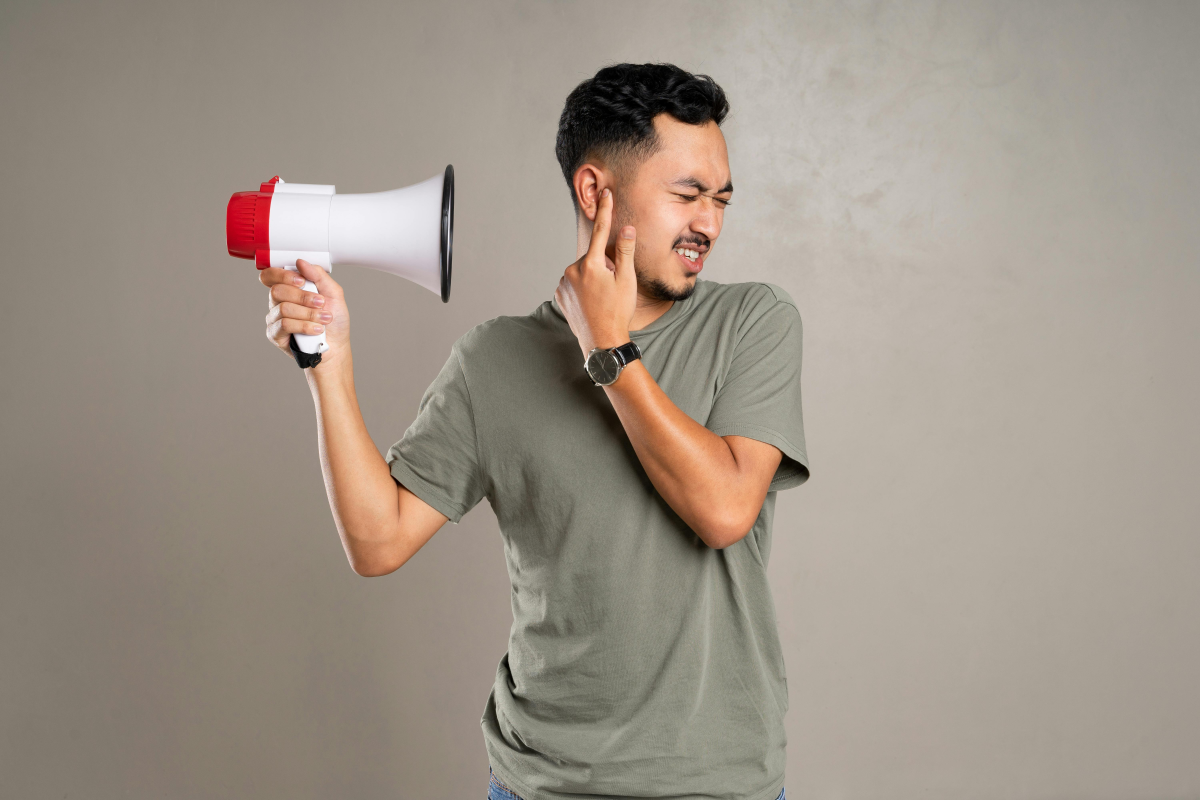
#> input picture images/test_noise_image.jpg, 6000 x 4000 px (shown at 1/5 size)
$ jupyter execute Week6_lab6_2.ipynb
#> lines starting #> are read from the running program, lines starting #| are printed output that depends on the picture
[cell 1]
# Challenge 1
import cv2
import numpy as np
import matplotlib.pyplot as plt

image = cv2.imread('images/test_noise_image.jpg')
#> image is the input picture: shape (4000, 6000, 3); mean B, G, R 135.7, 147.4, 158.4

kernel_3x3 = np.ones((3, 3), np.float32) / 9
blurred_3x3 = cv2.filter2D(image, -1, kernel_3x3)

kernel_5x5 = np.ones((5, 5), np.float32) / 25
blurred_5x5 = cv2.filter2D(image, -1, kernel_5x5)

kernel_9x9 = np.ones((9, 9), np.float32) / 81
blurred_9x9 = cv2.filter2D(image, -1, kernel_9x9)

plt.figure(figsize=(15,7))
plt.subplot(141);plt.imshow(image[...,::-1]);plt.title("Original")
plt.subplot(142);plt.imshow(blurred_3x3[...,::-1]);plt.title("blurred with 3x3 filter")
plt.subplot(143);plt.imshow(blurred_5x5[...,::-1]);plt.title("blurred with 5x5 filter")
plt.subplot(144);plt.imshow(blurred_9x9[...,::-1]);plt.title("blurred with 9x9 filter")

plt.show();
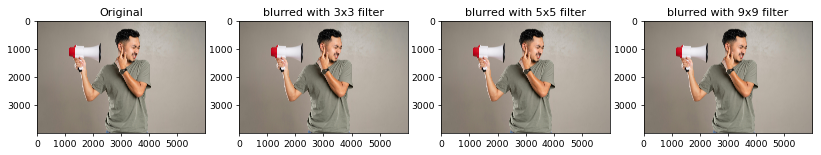
#> figure drawn by matplotlib, 4 panels

[cell 2]
#Challenge 2
import cv2
import numpy as np
import matplotlib.pyplot as plt

image = cv2.imread('images/test_noise_image.jpg')

gaussian_1 = cv2.GaussianBlur(image, (5, 5), 1)
gaussian_5 = cv2.GaussianBlur(image, (5, 5), 5)
gaussian_15 = cv2.GaussianBlur(image, (5, 5), 15)

plt.figure(figsize=(17, 12))
plt.subplot(241);plt.imshow(image[...,::-1]);plt.title("Original")
plt.subplot(242);plt.imshow(gaussian_1[...,::-1]);plt.title("Gaussian filter, sigma=1")
plt.subplot(243);plt.imshow(gaussian_5[...,::-1]);plt.title("Gaussian filter, sigma=5")
plt.subplot(244);plt.imshow(gaussian_15[...,::-1]);plt.title("Gaussian filter, sigma=15")

plt.show();
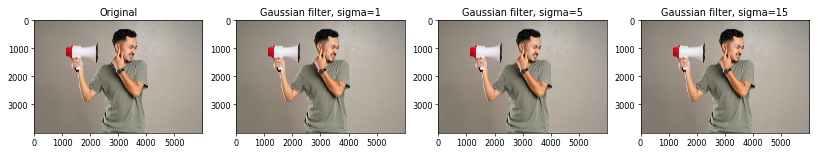
#> figure drawn by matplotlib, 4 panels

[cell 3]
#Challenge 3
import cv2
import numpy as np
import matplotlib.pyplot as plt

image = cv2.imread('images/test_noise_image.jpg', cv2.IMREAD_GRAYSCALE)
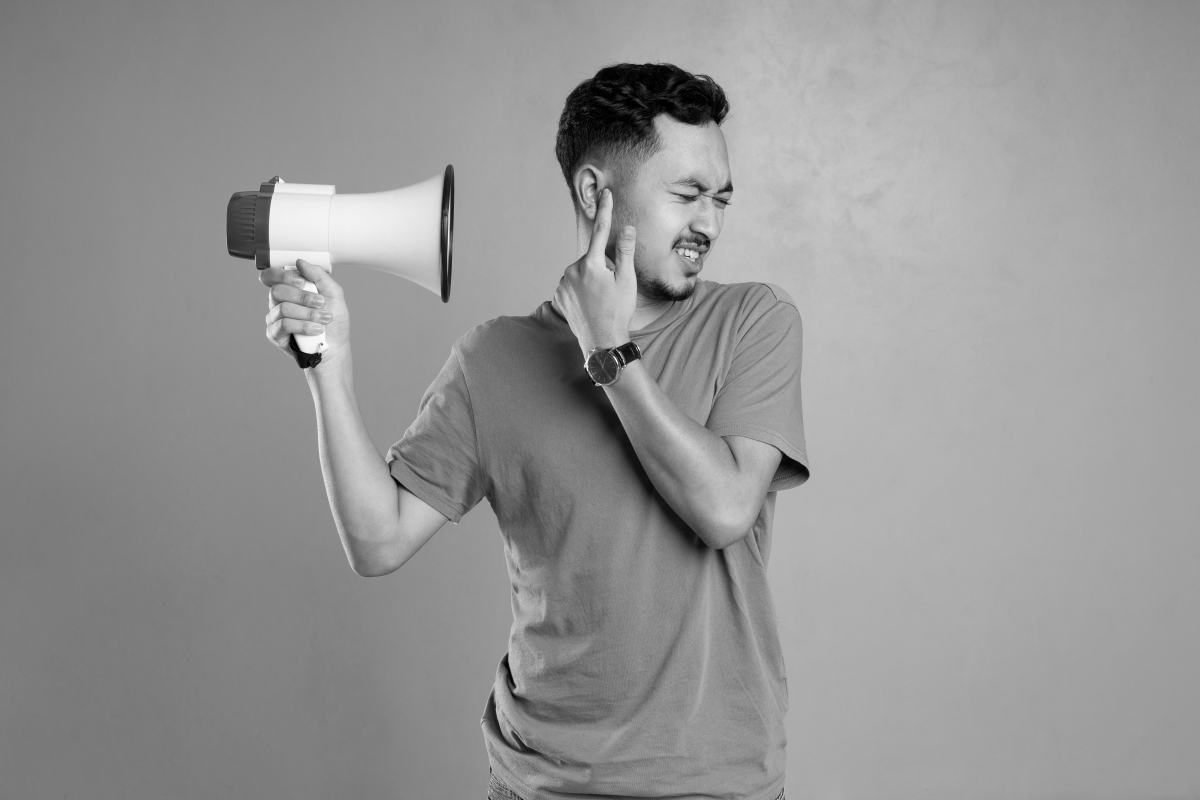
#> image: shape (4000, 6000) (shown at 1/5 size); min 0, max 255, mean 149.4

kernel = np.array([[-1, -1, -1],
                   [-1, 8, -1],
                   [-1, -1, -1]])

edges = cv2.filter2D(image, -1, kernel)
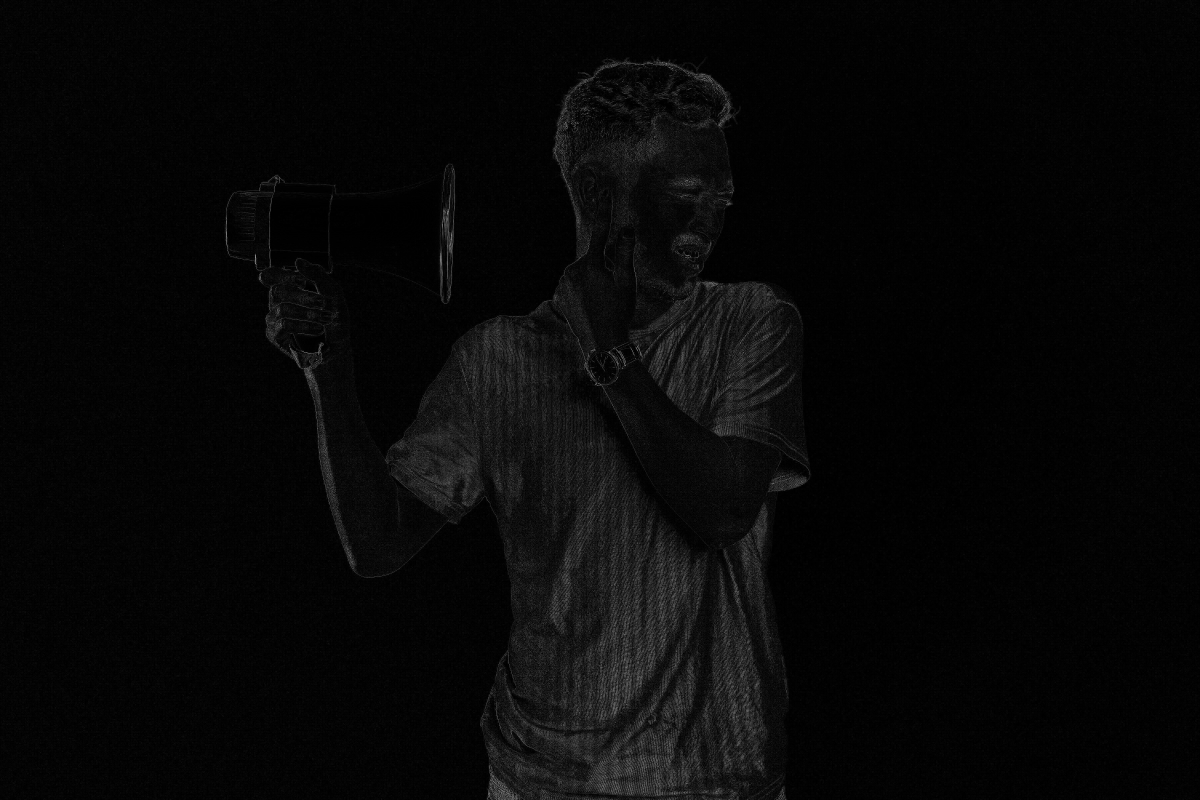
#> edges: shape (4000, 6000) (shown at 1/5 size); min 0, max 255, mean 7.4

plt.figure(figsize=(12,7))
plt.subplot(121); plt.imshow(image, cmap='gray'); plt.title("Original")
plt.subplot(122); plt.imshow(edges, cmap='gray'); plt.title("Edges")

plt.show()

[cell 4]
#Challenge 4
import cv2
import numpy as np
import matplotlib.pyplot as plt

image = cv2.imread('images/test_noise_image.jpg', cv2.IMREAD_GRAYSCALE)

gaussian_noise = image + np.random.normal(0, 25, image.shape)
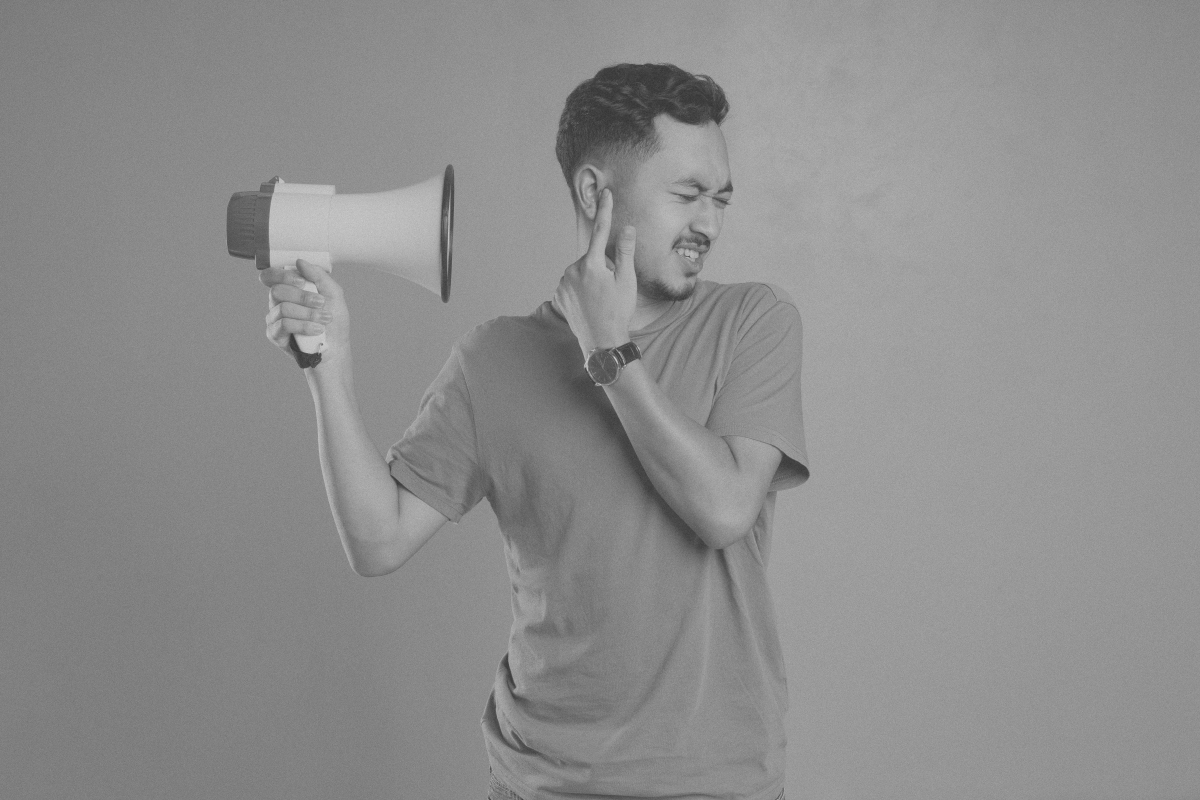
#> gaussian_noise: shape (4000, 6000) float64 (shown at 1/5 size); min -110.5, max 355.9, mean 149.4; drawn with min black and max white
gaussian_noise = np.clip(gaussian_noise, 0, 255).astype(np.uint8)

sp_noise = image.copy()
prob = 0.02
rand = np.random.rand(*image.shape)

sp_noise[rand < prob/2] = 0
sp_noise[rand > 1 - prob/2] = 255

uniform_gauss = cv2.blur(gaussian_noise, (5,5))
uniform_sp = cv2.blur(sp_noise, (5,5))

gauss_gauss = cv2.GaussianBlur(gaussian_noise, (5,5), 0)
gauss_sp = cv2.GaussianBlur(sp_noise, (5,5), 0)

plt.figure(figsize=(12,8))

plt.subplot(231); plt.imshow(gaussian_noise, cmap='gray'); plt.title("Gaussian Noise")
plt.subplot(232); plt.imshow(uniform_gauss, cmap='gray'); plt.title("Uniform Filter")
plt.subplot(233); plt.imshow(gauss_gauss, cmap='gray'); plt.title("Gaussian Filter")

plt.subplot(234); plt.imshow(sp_noise, cmap='gray'); plt.title("Salt & Pepper Noise")
plt.subplot(235); plt.imshow(uniform_sp, cmap='gray'); plt.title("Uniform Filter")
plt.subplot(236); plt.imshow(gauss_sp, cmap='gray'); plt.title("Gaussian Filter")

plt.show()

[cell 5]
#Challenge 5
import cv2
import numpy as np
import matplotlib.pyplot as plt

image = cv2.imread('images/test_noise_image.jpg', cv2.IMREAD_GRAYSCALE)

box = cv2.blur(image, (5,5))

gauss = cv2.GaussianBlur(image, (5,5), 0)

row = image.shape[0] // 2
#> row = 2000

orig_diff = np.abs(int(image[row,120]) - int(image[row,121]))
#> orig_diff = 1
box_diff = np.abs(int(box[row,120]) - int(box[row,121]))
#> box_diff = 0
gauss_diff = np.abs(int(gauss[row,120]) - int(gauss[row,121]))
#> gauss_diff = 1

print("Original edge difference:", orig_diff)
#| Original edge difference: 1
print("Box filter difference:", box_diff)
#| Box filter difference: 0
print("Gaussian filter difference:", gauss_diff)
#| Gaussian filter difference: 1

plt.figure(figsize=(12,4))

plt.subplot(131)
plt.imshow(image, cmap='gray')
plt.title("Original")

plt.subplot(132)
plt.imshow(box, cmap='gray')
plt.title("Box Filter")

plt.subplot(133)
plt.imshow(gauss, cmap='gray')
plt.title("Gaussian Filter")

plt.show()

[cell 6]
#Challenge 6
import cv2
import numpy as np
import time

image = cv2.imread('images/test_noise_image.jpg', cv2.IMREAD_GRAYSCALE)

kernel = np.ones((5,5), np.float32) / 25

runs = 20

start = time.time()
for i in range(runs):
    result1 = cv2.filter2D(image, -1, kernel)
end = time.time()
filter2d_time = (end - start) / runs

start = time.time()
for i in range(runs):
    result2 = cv2.GaussianBlur(image, (5,5), 0)
end = time.time()
gauss_time = (end - start) / runs

print("Average filter2D time:", filter2d_time)
print("Average GaussianBlur time:", gauss_time)

[cell 7]
#Challenge 7
import cv2
import numpy as np
import matplotlib.pyplot as plt

image = cv2.imread('images/test_noise_image.jpg', cv2.IMREAD_GRAYSCALE)

kernel = np.array([
    [1, 1, 1],
    [1, 1, 1],
    [1, 1, 1]
])

not_normalized = cv2.filter2D(image, -1, kernel)
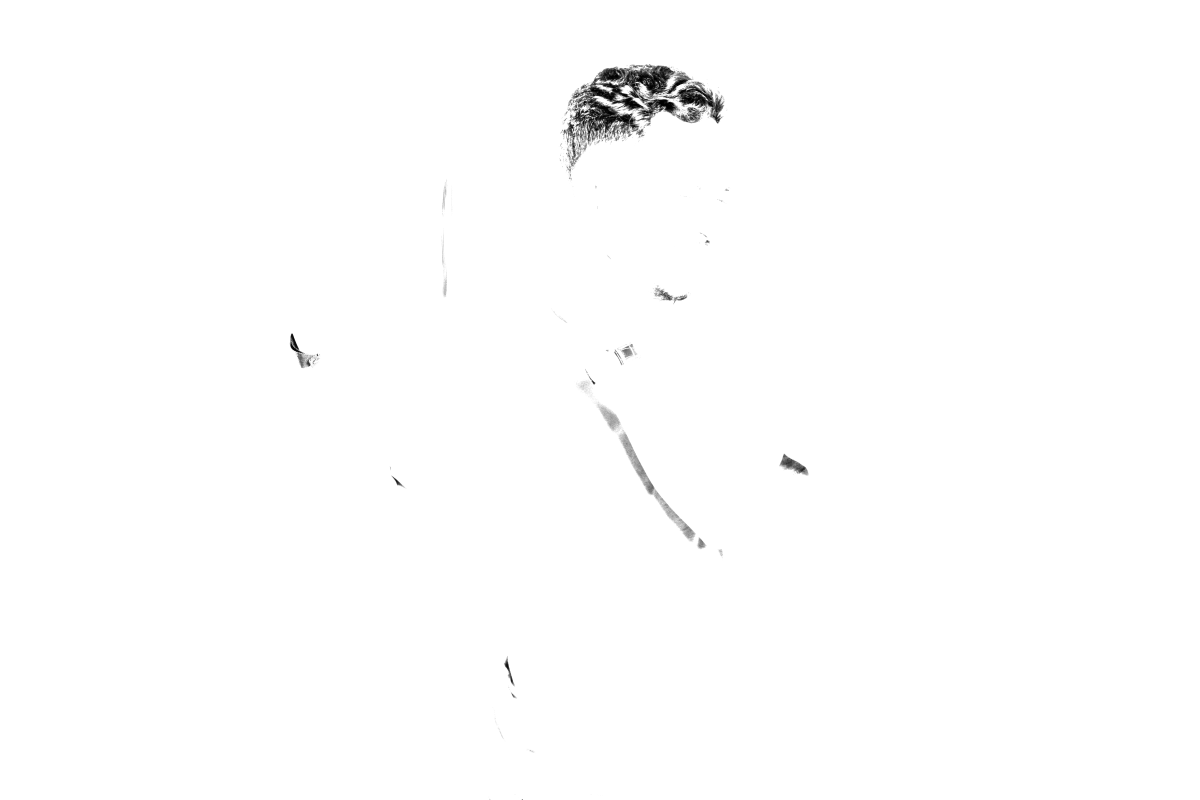
#> not_normalized: shape (4000, 6000) (shown at 1/5 size); min 0, max 255, mean 253.5

kernel_norm = kernel / kernel.sum()
normalized = cv2.filter2D(image, -1, kernel_norm)

plt.figure(figsize=(12,4))

plt.subplot(131)
plt.imshow(image, cmap='gray')
plt.title("Original")

plt.subplot(132)
plt.imshow(not_normalized, cmap='gray')
plt.title("Not Normalized")

plt.subplot(133)
plt.imshow(normalized, cmap='gray')
plt.title("Normalized")

plt.show()

[cell 8]
#  Final Challenge
import cv2
import matplotlib.pyplot as plt

def apply_filter(image, filter_type, ksize, sigma=0):

    if filter_type == "uniform":
        filtered = cv2.blur(image, (ksize, ksize))

    elif filter_type == "gaussian":
        filtered = cv2.GaussianBlur(image, (ksize, ksize), sigma)

    else:
        print("Invalid filter type")
        return image

    return filtered


image = cv2.imread('images/test_noise_image.jpg', cv2.IMREAD_GRAYSCALE)

choice = input("Choose filter (uniform / gaussian): ")
#> the answer given: 1

ksize = int(input("Enter kernel size (odd number): "))
#> the answer given: 100

sigma = 0
if choice == "gaussian":
    sigma = float(input("Enter sigma value: "))

result = apply_filter(image, choice, ksize, sigma)

plt.figure(figsize=(10,5))

plt.subplot(121)
plt.imshow(image, cmap='gray')
plt.title("Original")

plt.subplot(122)
plt.imshow(result, cmap='gray')
plt.title("Filtered")

plt.show()
